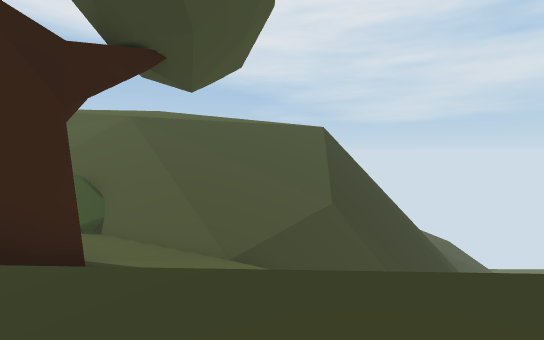
view 1 (above)

18 first-person views from a walk through a scene from a Unity 3-D project. The camera is 1.3 m above the floor, tilts 4° down and sees 90° across. The floor is counted in squares, 2 m on a side. Each view is taken from the middle of a square. On the plan, view 1 faces up. The plan holds only what a view shows up to about 9 squares ahead; the rest is blank. The place goes on beyond the plan. The player is left out. Some animated figures are left out.

view 2
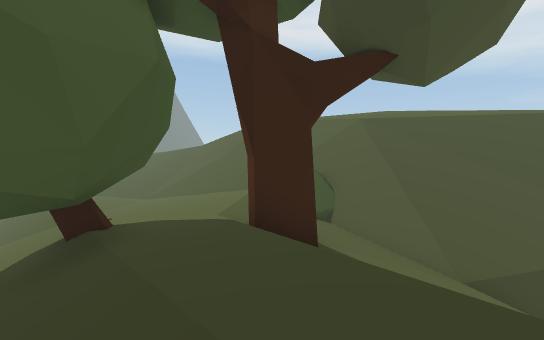

view 3
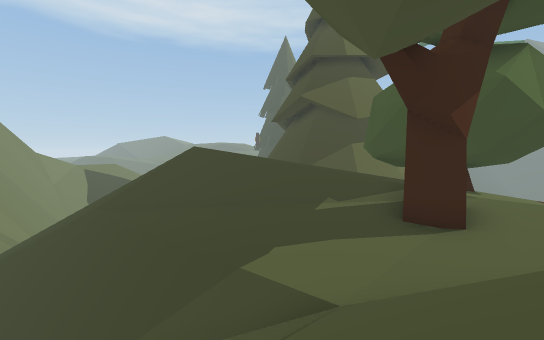

view 4
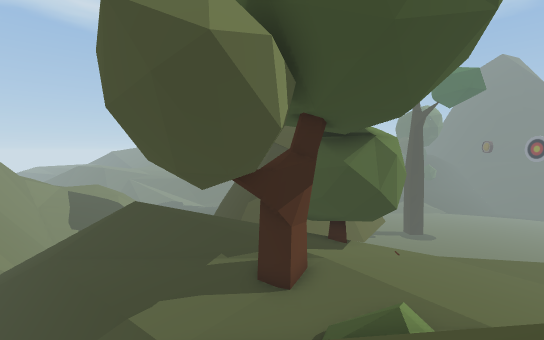

view 5
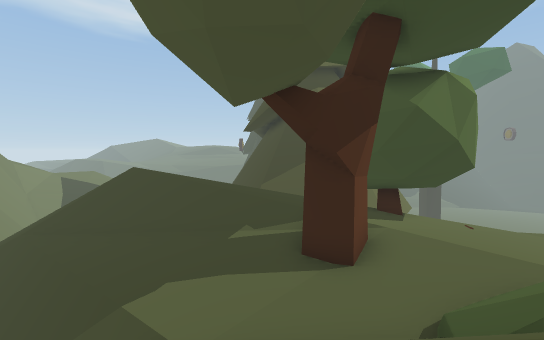

view 6
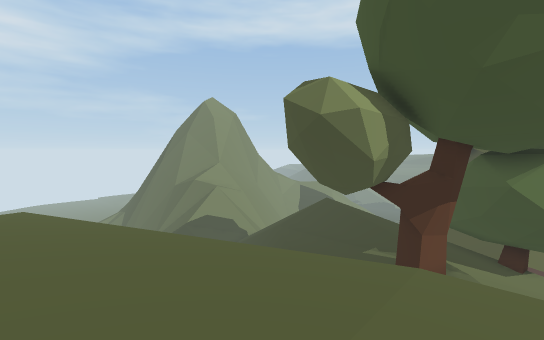

view 7
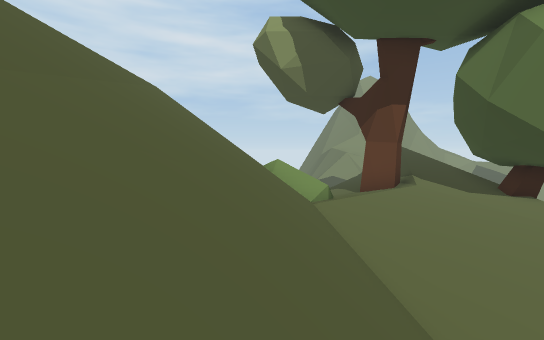

view 8
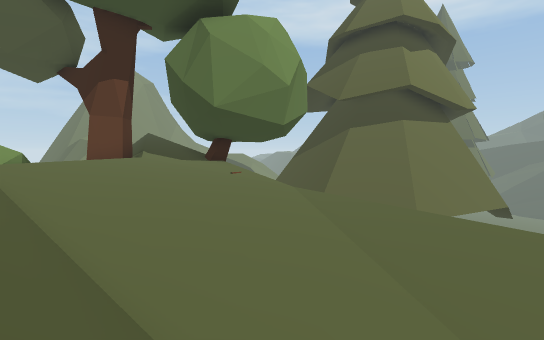

view 9
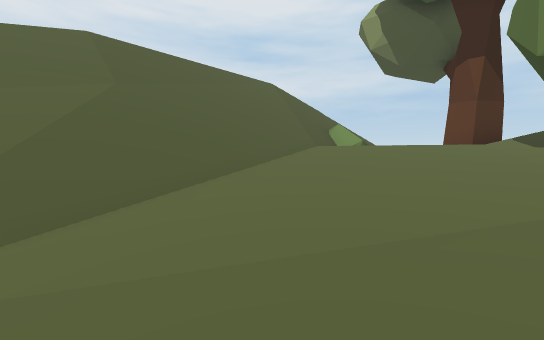

view 10
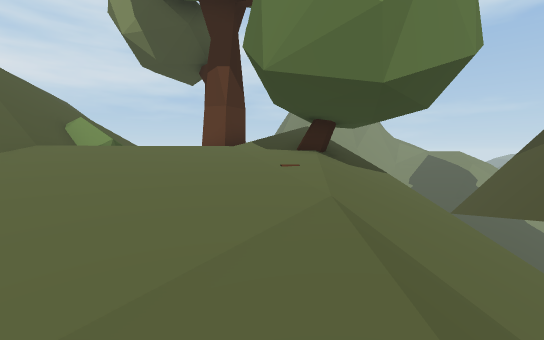

view 11
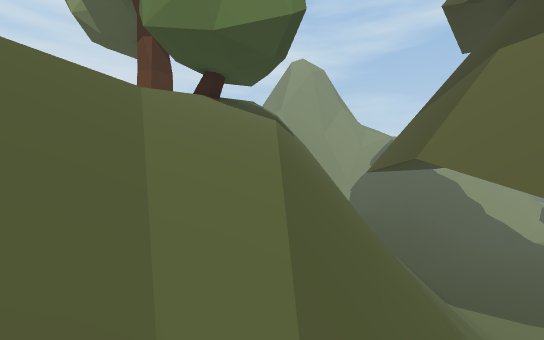

view 12
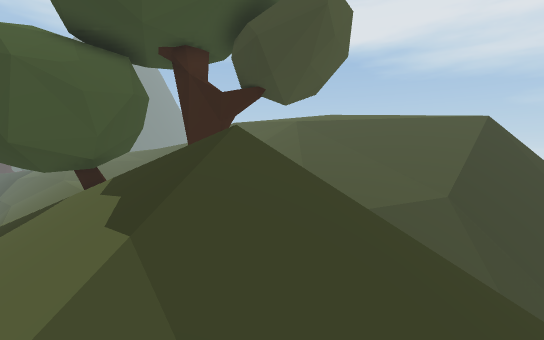

view 13
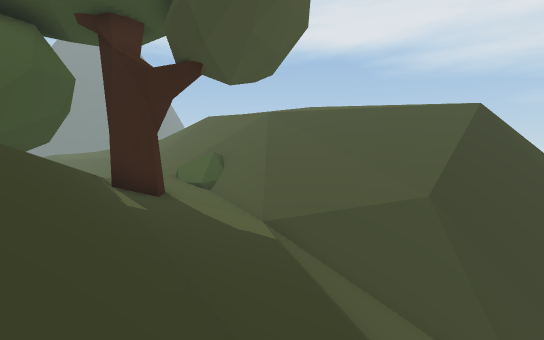

view 14
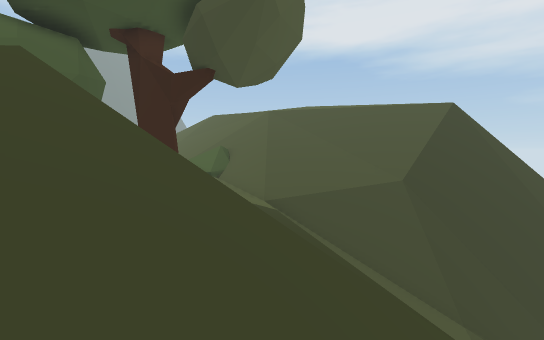

view 15
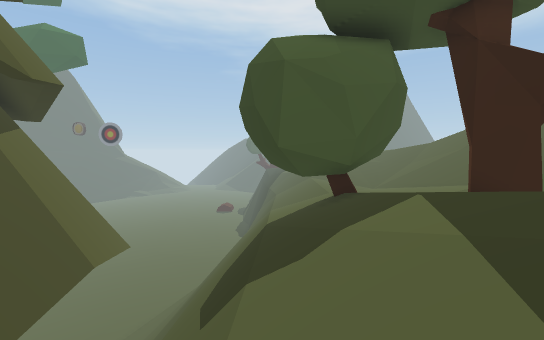

view 16
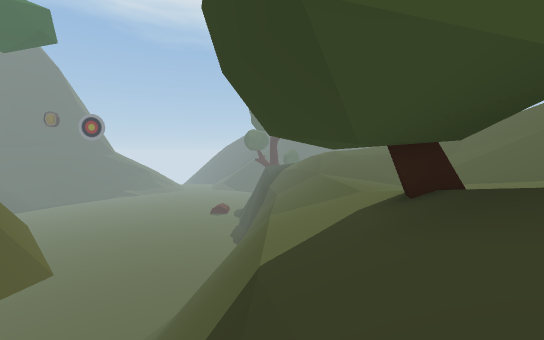

view 17
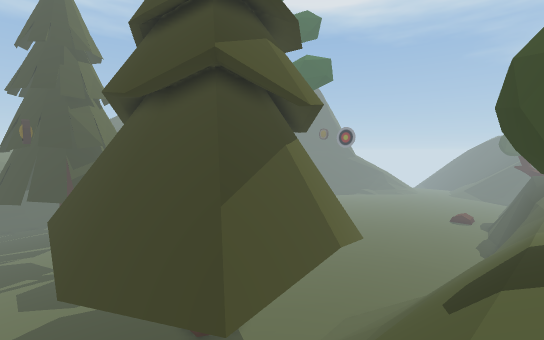

view 18
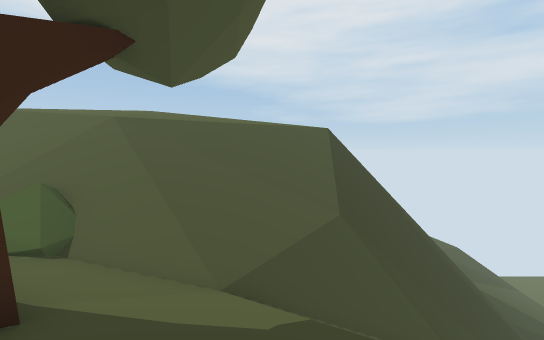

### Floor plan
Key: @ floor where view 1 was taken; # wall or solid block; . main floor; : floor 0.75 m higher than the main floor; - floor 1 m lower than the main floor; + floor 1.5 m higher than the main floor; _ floor 1.75 m lower than the main floor; * floor 5.5 m higher than the main floor; % floor 6.25 m higher than the main floor; / step, stairs or slope; = window, fence, low wall or low ledge; ^ raised ledge; v drop or lower ground.
Columns run from 14 left of view 1 to 8 right of it. Each row starts with its distance up from view 1.
 13         %%%%%***vvv=
 12         %%%***///vvv
 11         ****/////vv
 10  ////////////////v^   ^
  9  ///////////////=###^##
  8  ///////////////////=
  7  ///////////////////
  6  //////.///////////
  5  ___--.....-_/=##=
  4  ___--.....#////##^^#
  3  ___---...##/////vv==
  2  ____--...::///////vvv
  1   //////###:++/////////
  0 /////////##///@////////
 -1 /=##///////////////
 -2  #=###vvvvvvv///
 -3     ======vvvv
 -4     v=
 -5      ^^^
 -6       ///
 -7        //
 -8         /

Where each view was taken, in squares from view 1:
view 1: 0 up, 0 right, facing up
view 2: 0 up, 0 right, facing up-left
view 3: 9 up, 0 right, facing down
view 4: 11 up, 3 left, facing down
view 5: 9 up, 2 left, facing down
view 6: 13 up, 6 left, facing down-right
view 7: 7 up, 12 left, facing right
view 8: 6 up, 13 left, facing down-right
view 9: 2 up, 13 left, facing up-right
view 10: 2 up, 12 left, facing right
view 11: 1 down, 14 left, facing right
view 12: 1 down, 4 right, facing up-left
view 13: 1 up, 4 right, facing up-left
view 14: 0 up, 5 right, facing up-left
view 15: 1 down, 2 right, facing left
view 16: 1 down, 2 left, facing left
view 17: 1 down, 3 right, facing down-left
view 18: 1 up, 0 right, facing up
